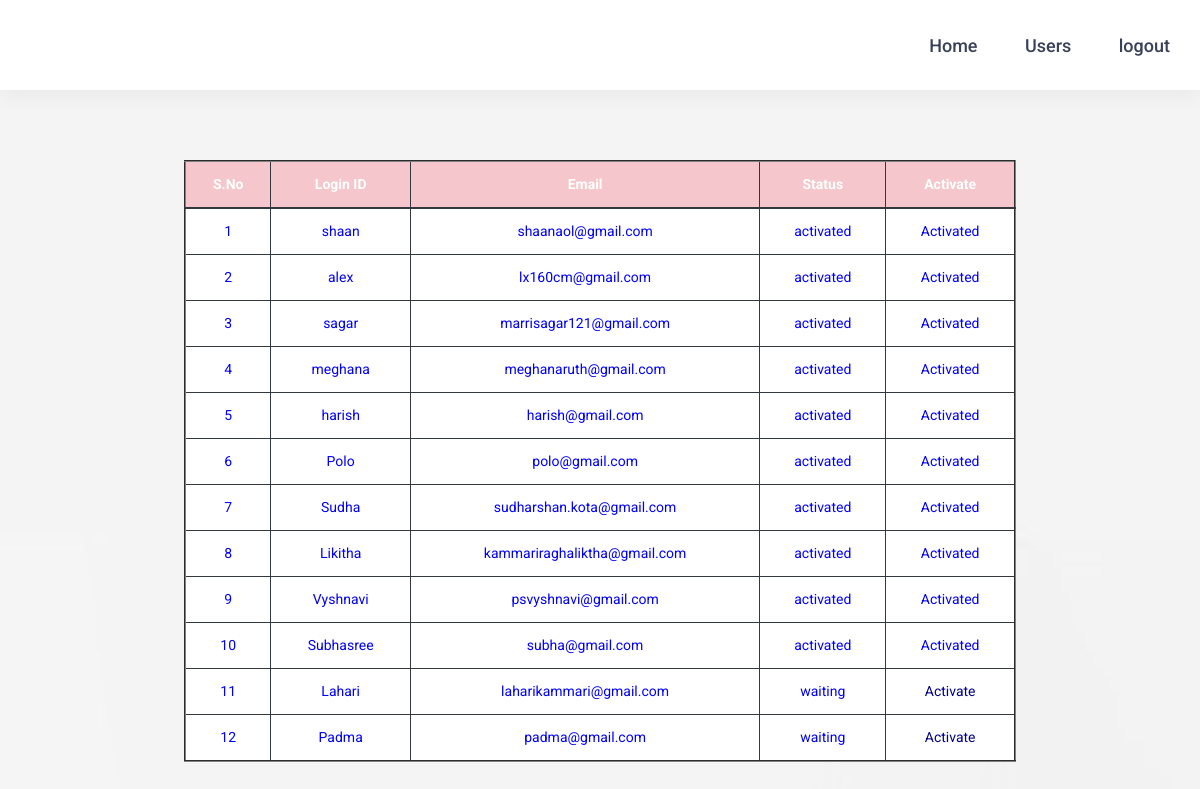
Page /ViewRegisteredUsers/ on the committed database.
### users/models.py (models this page shows, shortened)
class UserRegistrationModel(models.Model):
    name = models.CharField(max_length=100)
    loginid = models.CharField(unique=True, max_length=100)
    password = models.CharField(max_length=100)
    mobile = models.CharField(unique=True, max_length=100)
    email = models.CharField(unique=True, max_length=100)
    locality = models.CharField(max_length=100)
    address = models.CharField(max_length=1000)
    city = models.CharField(max_length=100)
    state = models.CharField(max_length=100)
    status = models.CharField(max_length=100)
    class Meta:
        db_table = 'UserRegistrations'

### admins/views.py (the view)
# urls.py: path("ViewRegisteredUsers/", admins.ViewRegisteredUsers, name="ViewRegisteredUsers"),
def ViewRegisteredUsers(request):
    data = UserRegistrationModel.objects.all()
    return render(request, 'admins/RegisteredUsers.html', {'data': data})

### assets/templates/admins/RegisteredUsers.html (shortened to what this page needs)
{%extends 'admins/adminbase.html'%}
{%load static%}
{%block contents%}
<div class="home">
		<div class="home_slider_container">
			<div class="owl-carousel owl-theme home_slider">
				<div class="owl-item">
					<div class="home_slider_content">
						<div class="container">
							<div class="row">
								<div class="col text-center">
									<div class="home_slider_subtitle">Registered users and Activate them</div>
									<div class="home_slider_form_container">
										<p>
                                            <font color="Black">
                                                  <table border="2px" class="table table-hover table-dark">
                    <thead>
                    <tr class="table-danger">
                        <th scope="col">S.No</th>
                        <th scope="col">Login ID</th>
                        <th scope="col">Email</th>
                        <th scope="col">Status</th>
                        <th scope="col">Activate</th>
                    </tr>
                    </thead>
                    <tbody>
                    {% for i in data %}
                    <tr scope="row" style="color: BLUE; background-color:white">
                        <td>{{forloop.counter}}</td>
                        <td>{{i.loginid}}</td>
                        <td>{{i.email}}</td>
                        <td>{{i.status}}</td>
                        {% if i.status == 'waiting' %}
                        <td><a class="btn-link" href="/AdminActivaUsers/?uid={{ i.id }}"
                               style="color:DARKBLUE">Activate</a></td>
                        {% else %}
                        <td> Activated</td>
                        {% endif %}
                    </tr>
                    {% endfor %}
                    </tbody>
                </table>
                                            </font>
                                        </p>
									</div>
								</div>
							</div>
						</div>
					</div>
				</div>
			</div>
		</div>
	</div>
{%endblock%}

### assets/templates/admins/adminbase.html (shortened to what this page needs)
<!DOCTYPE html>
{%load static%}
<html lang="en">
<head>
<link rel="stylesheet" type="text/css" href="{%static 'styles/bootstrap4/bootstrap.min.css'%}">
<link href="{%static 'plugins/font-awesome-4.7.0/css/font-awesome.min.css'%}" rel="stylesheet" type="text/css">
<link rel="stylesheet" type="text/css" href="{%static 'plugins/OwlCarousel2-2.2.1/owl.carousel.css'%}">
<link rel="stylesheet" type="text/css" href="{%static 'plugins/OwlCarousel2-2.2.1/owl.theme.default.css'%}">
<link rel="stylesheet" type="text/css" href="{%static 'plugins/OwlCarousel2-2.2.1/animate.css'%}">
<link rel="stylesheet" type="text/css" href="{%static 'styles/main_styles.css'%}">
<link rel="stylesheet" type="text/css" href="{%static 'styles/responsive.css'%}">
</head>
<body>
<div class="super_container">
	<header class="header">
		<div class="header_container">
			<div class="container">
				<div class="row">
					<div class="col">
						<div class="header_content d-flex flex-row align-items-center justify-content-start">
							<nav class="main_nav_contaner ml-auto">
								<ul class="main_nav">
									<li><a href="{%url 'AdminHome'%}">Home</a></li>
									<li><a href="{%url 'ViewRegisteredUsers'%}">Users</a></li>
									<li><a href="{%url 'logout'%}">logout</a></li>
								</ul>
							</nav>
						</div>
					</div>
				</div>
			</div>
		</div>
	</header>
	{%block contents%}
    {%endblock%}
</div>
</body>
</html>

### assets/static/styles/main_styles.css (style rules this page uses)
* { margin: 0; padding: 0; -webkit-font-smoothing: antialiased; -webkit-text-shadow: rgba(0,0,0,.01) 0 0 1px; text-shadow: rgba(0,0,0,.01) 0 0 1px; }
body { font-family: 'Roboto', sans-serif; font-size: 14px; font-weight: 400; background: #FFFFFF; color: #a5a5a5; }
div { display: block; position: relative; -webkit-box-sizing: border-box; -moz-box-sizing: border-box; box-sizing: border-box; }
ul { list-style: none; margin-bottom: 0px; }
p { font-family: 'Roboto', sans-serif; font-size: 14px; line-height: 1.85; font-weight: 400; color: #76777a; -webkit-font-smoothing: antialiased; -webkit-text-shadow: rgba(0,0,0,.01) 0 0 1px; text-shadow: rgba(0,0,0,.01) 0 0 1px; }
a, a:hover, a:visited, a:active, a:link { text-decoration: none; -webkit-font-smoothing: antialiased; -webkit-text-shadow: rgba(0,0,0,.01) 0 0 1px; text-shadow: rgba(0,0,0,.01) 0 0 1px; }
.super_container { width: 100%; overflow: hidden; }
.header { position: fixed; top: 0; left: 0; width: 100%; z-index: 100; box-shadow: 0px 5px 20px rgba(0,0,0,0.05); -webkit-transition: all 200ms ease; -moz-transition: all 200ms ease; -ms-transition: all 200ms ease; -o-transition: all 200ms ease; transition: all 200ms ease; }
.header_container { width: 100%; background: #FFFFFF; }
.header_content { height: 90px; -webkit-transition: all 200ms ease; -moz-transition: all 200ms ease; -ms-transition: all 200ms ease; -o-transition: all 200ms ease; transition: all 200ms ease; }
.main_nav, .search_button, .shopping_cart { display: inline-block; }
.main_nav li { display: inline-block; position: relative; }
.main_nav li:not(:last-child) { margin-right: 44px; }
.main_nav li a { font-size: 18px; font-weight: 500; color: #384158; -webkit-transition: all 200ms ease; -moz-transition: all 200ms ease; -ms-transition: all 200ms ease; -o-transition: all 200ms ease; transition: all 200ms ease; }
.home { width: 100%; height: 850px; }
.home_slider_container { width: 100%; height: 100%; }
.home_slider { width: 100%; height: 100%; }
.home_slider_content { position: absolute; top: 41%; left: 0; width: 100%; height: auto; }
.home_slider_subtitle { font-size: 24px; color: #76777a; margin-top: 9px; }
.home_slider_form_container { width: 832px; margin: 0 auto; margin-top: 35px; }

### assets/templates/admins/adminbase.html (style rules this page uses)
body { overflow: hidden; }

### assets/templates/admins/RegisteredUsers.html (style rules this page uses)
.home_slider_content { display: flex; flex-direction: column; align-items: center; }
.home_slider_form_container { margin-top:-250px; }
body { overflow:scroll; }

### rows in the picture
UserRegistrationModel: loginid "shaan", email "shaanaol@gmail.com", status "activated", shows "Activated"
UserRegistrationModel: loginid "alex", email "lx160cm@gmail.com", status "activated", shows "Activated"
UserRegistrationModel: loginid "sagar", email "marrisagar121@gmail.com", status "activated", shows "Activated"
UserRegistrationModel: loginid "meghana", email "meghanaruth@gmail.com", status "activated", shows "Activated"
UserRegistrationModel: loginid "harish", email "harish@gmail.com", status "activated", shows "Activated"
UserRegistrationModel: loginid "Polo", email "polo@gmail.com", status "activated", shows "Activated"
UserRegistrationModel: loginid "Sudha", email "sudharshan.kota@gmail.com", status "activated", shows "Activated"
UserRegistrationModel: loginid "Likitha", email "kammariraghaliktha@gmail.com", status "activated", shows "Activated"
UserRegistrationModel: loginid "Vyshnavi", email "psvyshnavi@gmail.com", status "activated", shows "Activated"
UserRegistrationModel: loginid "Subhasree", email "subha@gmail.com", status "activated", shows "Activated"
UserRegistrationModel: loginid "Lahari", email "laharikammari@gmail.com", status "waiting"
UserRegistrationModel: loginid "Padma", email "padma@gmail.com", status "waiting"
